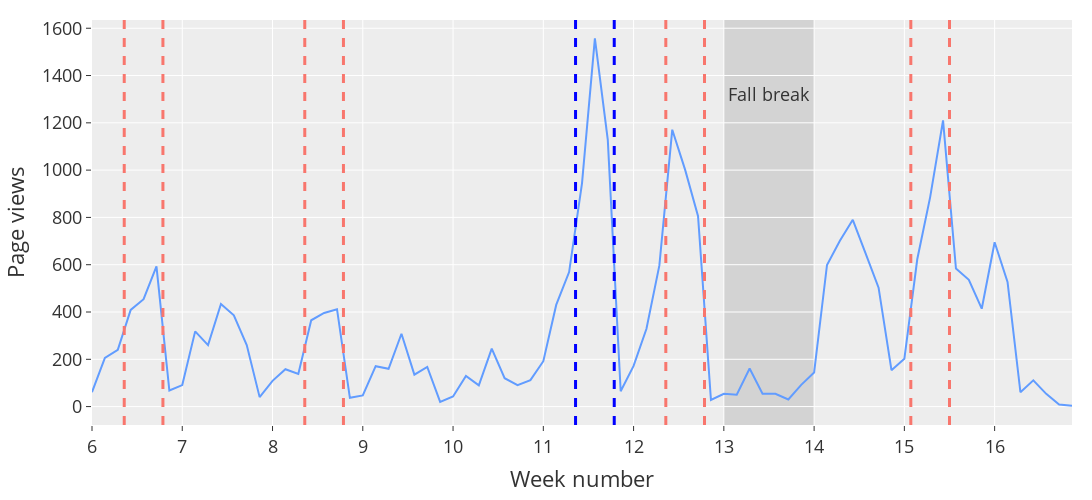
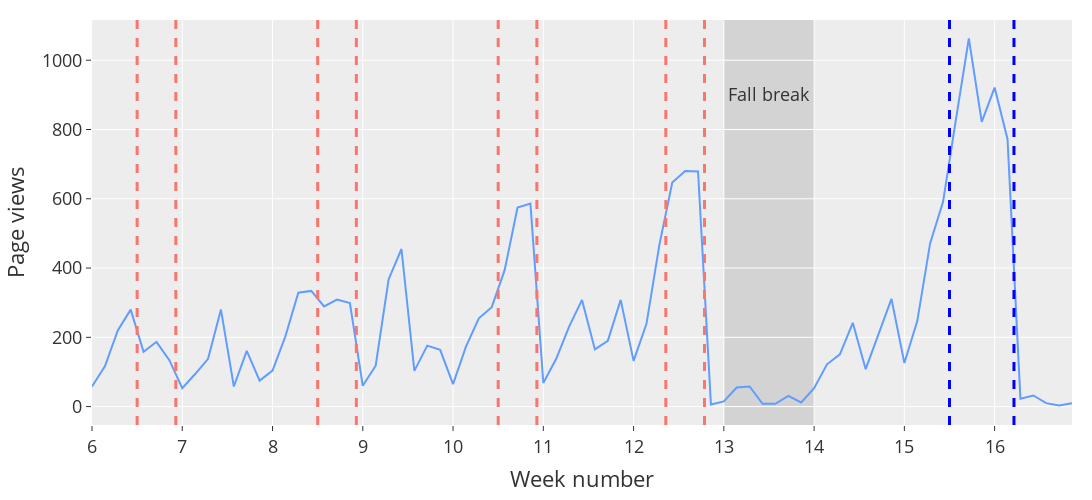
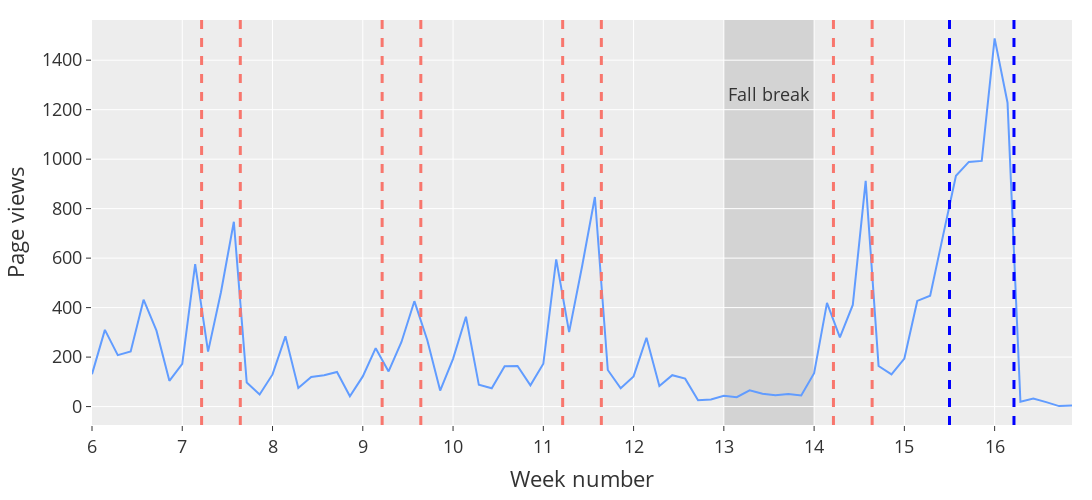

These figures' notebook cell, in order:
### Code cell
for class_ in ['sta', 'sol', 'dyn']:
    init = dt.datetime(year=2024, month=10, day=6)

    fig = px.line(class_data, x=class_data.index, y=class_,)
    fig.update_layout(
    shapes=[
    dict(
        type="rect",
        xref="x",
        yref="y",
        x0=init+dt.timedelta(weeks=7),
        y0="-1000",
        x1=init+dt.timedelta(weeks=8),
        y1="2000",
        fillcolor="#aaaaaa",
        opacity=0.4,
        line_width=0,
        layer="below"
    )
    ],
    font=dict(
        size=18,  # Set the font size here
    )
    )   

    fig.add_annotation(
        x=init+dt.timedelta(weeks=7, days=3.5), y=class_data[class_].max()*.85,
        text="Fall break",
        showarrow=False
    )

    for week in range(10):
        if class_ == "sol" and week in [0, 2, 4]:
            fig.add_vline(x=init+dt.timedelta(weeks=week, days=3.5), **style)
            fig.add_vline(x=init+dt.timedelta(weeks=week, days=6.5), **style)
        if (class_ == 'sol' or class_ =='sta') and week == 6:
            fig.add_vline(x=init+dt.timedelta(weeks=week, days=2.5), **style)
            fig.add_vline(x=init+dt.timedelta(weeks=week, days=5.5), **style)
        if (class_ == 'sol' or class_ =='dyn') and week == 9:
            fig.add_vline(x=init+dt.timedelta(weeks=week, days=3.5), **dict(line_width=3, line_dash="dash", line_color='blue', opacity=1))
            fig.add_vline(x=init+dt.timedelta(weeks=week, days=8.5), **dict(line_width=3, line_dash="dash", line_color='blue', opacity=1))
        if class_ =='sta' and week == 9:
            fig.add_vline(x=init+dt.timedelta(weeks=week, days=.5), **style)
            fig.add_vline(x=init+dt.timedelta(weeks=week, days=3.5), **style)
        if class_ == "sta" and week in [0, 2, 5]:
            if week ==5:
                fig.add_vline(x=init+dt.timedelta(weeks=week, days=2.5), **dict(line_width=3, line_dash="dash", line_color='blue', opacity=1))
                fig.add_vline(x=init+dt.timedelta(weeks=week, days=5.5), **dict(line_width=3, line_dash="dash", line_color='blue', opacity=1))
            else:
                fig.add_vline(x=init+dt.timedelta(weeks=week, days=2.5), **style)
                fig.add_vline(x=init+dt.timedelta(weeks=week, days=5.5), **style)
        if class_ == "dyn" and week in [1, 3, 5, 8]:
            fig.add_vline(x=init+dt.timedelta(weeks=week, days=1.5), **style)
            fig.add_vline(x=init+dt.timedelta(weeks=week, days=4.5), **style)
        
    fancy_name = "Dynamics" if class_ == 'dyn' else ('Solid Mechanics' if class_ == 'sol' else 'Statics')
    fig.update_traces(line_color=blue)
    
    tickvals = days[0]
    ticktext = [str(i+6) for i in range(len(tickvals))]

    fig.update_layout(
        xaxis=dict(title="Week number", tickvals=tickvals, ticktext=ticktext),
        yaxis=dict(title="Page views", range=[-class_data[class_].max()*.05, class_data[class_].max()*1.05]),
        height=500, 
        width=1200,
        margin=dict(l=40, r=20, t=20, b=40),
    )



    

    #fig.update_layout(xaxis_title=None)

    fig.write_image(f"./plots/{class_}_total.png", scale=3)
    fig.show()

### Figure 1 — Plotly figure (JSON) as saved in the notebook; plotly's stock layout.template omitted (floating-point values rounded to 4 significant figures)
{"data": [{"hovertemplate": "date=%{x}<br>sta=%{y}<extra></extra>", "legendgroup": "", "line": {"color": "#619cff", "dash": "solid"}, "marker": {"symbol": "circle"}, "mode": "lines", "name": "", "orientation": "v", "showlegend": false, "type": "scatter", "x": ["2024-10-06T00:00:00", "2024-10-07T00:00:00", "2024-10-08T00:00:00", "2024-10-09T00:00:00", "2024-10-10T00:00:00", "2024-10-11T00:00:00", "2024-10-12T00:00:00", "2024-10-13T00:00:00", "2024-10-14T00:00:00", "2024-10-15T00:00:00", "2024-10-16T00:00:00", "2024-10-17T00:00:00", "2024-10-18T00:00:00", "2024-10-19T00:00:00", "2024-10-20T00:00:00", "2024-10-21T00:00:00", "2024-10-22T00:00:00", "2024-10-23T00:00:00", "2024-10-24T00:00:00", "2024-10-25T00:00:00", "2024-10-26T00:00:00", "2024-10-27T00:00:00", "2024-10-28T00:00:00", "2024-10-29T00:00:00", "2024-10-30T00:00:00", "2024-10-31T00:00:00", "2024-11-01T00:00:00", "2024-11-02T00:00:00", "2024-11-03T00:00:00", "2024-11-04T00:00:00", "2024-11-05T00:00:00", "2024-11-06T00:00:00", "2024-11-07T00:00:00", "2024-11-08T00:00:00", "2024-11-09T00:00:00", "2024-11-10T00:00:00", "2024-11-11T00:00:00", "2024-11-12T00:00:00", "2024-11-13T00:00:00", "2024-11-14T00:00:00", "2024-11-15T00:00:00", "2024-11-16T00:00:00", "2024-11-17T00:00:00", "2024-11-18T00:00:00", "2024-11-19T00:00:00", "2024-11-20T00:00:00", "2024-11-21T00:00:00", "2024-11-22T00:00:00", "2024-11-23T00:00:00", "2024-11-24T00:00:00", "2024-11-25T00:00:00", "2024-11-26T00:00:00", "2024-11-27T00:00:00", "2024-11-28T00:00:00", "2024-11-29T00:00:00", "2024-11-30T00:00:00", "2024-12-01T00:00:00", "2024-12-02T00:00:00", "2024-12-03T00:00:00", "2024-12-04T00:00:00", "2024-12-05T00:00:00", "2024-12-06T00:00:00", "2024-12-07T00:00:00", "2024-12-08T00:00:00", "2024-12-09T00:00:00", "2024-12-10T00:00:00", "2024-12-11T00:00:00", "2024-12-12T00:00:00", "2024-12-13T00:00:00", "2024-12-14T00:00:00", "2024-12-15T00:00:00", "2024-12-16T00:00:00", "2024-12-17T00:00:00", "2024-12-18T00:00:00", "2024-12-19T00:00:00", "2024-12-20T00:00:00", "2024-12-21T00:00:00"], "xaxis": "x", "y": [61, 206, 240, 409, 454, 593, 68, 91, 318, 260, 434, 386, 260, 40, 109, 158, 138, 365, 396, 412, 37, 47, 171, 160, 308, 135, 168, 20, 43, 130, 90, 245, 120, 91, 112, 192, 430, 569, 944, 1557, 1128, 65, 172, 329, 597, 1171, 1001, 805, 28, 54, 50, 161, 54, 54, 30, 92, 144, 599, 701, 790, 647, 503, 154, 202, 623, 886, 1210, 584, 536, 414, 695, 527, 61, 111, 54, 9, 4], "yaxis": "y"}], "layout": {"annotations": [{"showarrow": false, "text": "Fall break", "x": "2024-11-27T12:00:00", "y": 1323.0}], "font": {"size": 18}, "height": 500, "legend": {"tracegroupgap": 0}, "margin": {"b": 40, "l": 40, "r": 20, "t": 20}, "shapes": [{"fillcolor": "#aaaaaa", "layer": "below", "line": {"width": 0}, "opacity": 0.4, "type": "rect", "x0": "2024-11-24T00:00:00", "x1": "2024-12-01T00:00:00", "xref": "x", "y0": "-1000", "y1": "2000", "yref": "y"}, {"line": {"color": "#f8766d", "dash": "dash", "width": 3}, "opacity": 1, "type": "line", "x0": "2024-10-08T12:00:00", "x1": "2024-10-08T12:00:00", "xref": "x", "y0": 0, "y1": 1, "yref": "y domain"}, {"line": {"color": "#f8766d", "dash": "dash", "width": 3}, "opacity": 1, "type": "line", "x0": "2024-10-11T12:00:00", "x1": "2024-10-11T12:00:00", "xref": "x", "y0": 0, "y1": 1, "yref": "y domain"}, {"line": {"color": "#f8766d", "dash": "dash", "width": 3}, "opacity": 1, "type": "line", "x0": "2024-10-22T12:00:00", "x1": "2024-10-22T12:00:00", "xref": "x", "y0": 0, "y1": 1, "yref": "y domain"}, {"line": {"color": "#f8766d", "dash": "dash", "width": 3}, "opacity": 1, "type": "line", "x0": "2024-10-25T12:00:00", "x1": "2024-10-25T12:00:00", "xref": "x", "y0": 0, "y1": 1, "yref": "y domain"}, {"line": {"color": "blue", "dash": "dash", "width": 3}, "opacity": 1, "type": "line", "x0": "2024-11-12T12:00:00", "x1": "2024-11-12T12:00:00", "xref": "x", "y0": 0, "y1": 1, "yref": "y domain"}, {"line": {"color": "blue", "dash": "dash", "width": 3}, "opacity": 1, "type": "line", "x0": "2024-11-15T12:00:00", "x1": "2024-11-15T12:00:00", "xref": "x", "y0": 0, "y1": 1, "yref": "y domain"}, {"line": {"color": "#f8766d", "dash": "dash", "width": 3}, "opacity": 1, "type": "line", "x0": "2024-11-19T12:00:00", "x1": "2024-11-19T12:00:00", "xref": "x", "y0": 0, "y1": 1, "yref": "y domain"}, {"line": {"color": "#f8766d", "dash": "dash", "width": 3}, "opacity": 1, "type": "line", "x0": "2024-11-22T12:00:00", "x1": "2024-11-22T12:00:00", "xref": "x", "y0": 0, "y1": 1, "yref": "y domain"}, {"line": {"color": "#f8766d", "dash": "dash", "width": 3}, "opacity": 1, "type": "line", "x0": "2024-12-08T12:00:00", "x1": "2024-12-08T12:00:00", "xref": "x", "y0": 0, "y1": 1, "yref": "y domain"}, {"line": {"color": "#f8766d", "dash": "dash", "width": 3}, "opacity": 1, "type": "line", "x0": "2024-12-11T12:00:00", "x1": "2024-12-11T12:00:00", "xref": "x", "y0": 0, "y1": 1, "yref": "y domain"}], "width": 1200, "xaxis": {"anchor": "y", "domain": [0, 1], "ticktext": ["6", "7", "8", "9", "10", "11", "12", "13", "14", "15", "16"], "tickvals": ["2024-10-06T00:00:00", "2024-10-13T00:00:00", "2024-10-20T00:00:00", "2024-10-27T00:00:00", "2024-11-03T00:00:00", "2024-11-10T00:00:00", "2024-11-17T00:00:00", "2024-11-24T00:00:00", "2024-12-01T00:00:00", "2024-12-08T00:00:00", "2024-12-15T00:00:00"], "title": {"text": "Week number"}}, "yaxis": {"anchor": "x", "domain": [0, 1], "range": [-77.85, 1635.0], "title": {"text": "Page views"}}}}

### Figure 2 — Plotly figure (JSON) as saved in the notebook; plotly's stock layout.template omitted (floating-point values rounded to 4 significant figures)
{"data": [{"hovertemplate": "date=%{x}<br>sol=%{y}<extra></extra>", "legendgroup": "", "line": {"color": "#619cff", "dash": "solid"}, "marker": {"symbol": "circle"}, "mode": "lines", "name": "", "orientation": "v", "showlegend": false, "type": "scatter", "x": ["2024-10-06T00:00:00", "2024-10-07T00:00:00", "2024-10-08T00:00:00", "2024-10-09T00:00:00", "2024-10-10T00:00:00", "2024-10-11T00:00:00", "2024-10-12T00:00:00", "2024-10-13T00:00:00", "2024-10-14T00:00:00", "2024-10-15T00:00:00", "2024-10-16T00:00:00", "2024-10-17T00:00:00", "2024-10-18T00:00:00", "2024-10-19T00:00:00", "2024-10-20T00:00:00", "2024-10-21T00:00:00", "2024-10-22T00:00:00", "2024-10-23T00:00:00", "2024-10-24T00:00:00", "2024-10-25T00:00:00", "2024-10-26T00:00:00", "2024-10-27T00:00:00", "2024-10-28T00:00:00", "2024-10-29T00:00:00", "2024-10-30T00:00:00", "2024-10-31T00:00:00", "2024-11-01T00:00:00", "2024-11-02T00:00:00", "2024-11-03T00:00:00", "2024-11-04T00:00:00", "2024-11-05T00:00:00", "2024-11-06T00:00:00", "2024-11-07T00:00:00", "2024-11-08T00:00:00", "2024-11-09T00:00:00", "2024-11-10T00:00:00", "2024-11-11T00:00:00", "2024-11-12T00:00:00", "2024-11-13T00:00:00", "2024-11-14T00:00:00", "2024-11-15T00:00:00", "2024-11-16T00:00:00", "2024-11-17T00:00:00", "2024-11-18T00:00:00", "2024-11-19T00:00:00", "2024-11-20T00:00:00", "2024-11-21T00:00:00", "2024-11-22T00:00:00", "2024-11-23T00:00:00", "2024-11-24T00:00:00", "2024-11-25T00:00:00", "2024-11-26T00:00:00", "2024-11-27T00:00:00", "2024-11-28T00:00:00", "2024-11-29T00:00:00", "2024-11-30T00:00:00", "2024-12-01T00:00:00", "2024-12-02T00:00:00", "2024-12-03T00:00:00", "2024-12-04T00:00:00", "2024-12-05T00:00:00", "2024-12-06T00:00:00", "2024-12-07T00:00:00", "2024-12-08T00:00:00", "2024-12-09T00:00:00", "2024-12-10T00:00:00", "2024-12-11T00:00:00", "2024-12-12T00:00:00", "2024-12-13T00:00:00", "2024-12-14T00:00:00", "2024-12-15T00:00:00", "2024-12-16T00:00:00", "2024-12-17T00:00:00", "2024-12-18T00:00:00", "2024-12-19T00:00:00", "2024-12-20T00:00:00", "2024-12-21T00:00:00"], "xaxis": "x", "y": [58, 116, 220, 280, 158, 187, 134, 53, 94, 138, 280, 58, 161, 75, 104, 203, 329, 334, 289, 309, 299, 60, 118, 367, 455, 103, 176, 164, 65, 173, 255, 287, 394, 575, 586, 68, 138, 231, 308, 165, 190, 308, 132, 239, 467, 647, 680, 679, 6, 15, 55, 58, 8, 8, 31, 12, 53, 122, 151, 242, 108, 209, 311, 126, 247, 472, 591, 829, 1063, 822, 921, 772, 23, 32, 10, 3, 10], "yaxis": "y"}], "layout": {"annotations": [{"showarrow": false, "text": "Fall break", "x": "2024-11-27T12:00:00", "y": 903.5}], "font": {"size": 18}, "height": 500, "legend": {"tracegroupgap": 0}, "margin": {"b": 40, "l": 40, "r": 20, "t": 20}, "shapes": [{"fillcolor": "#aaaaaa", "layer": "below", "line": {"width": 0}, "opacity": 0.4, "type": "rect", "x0": "2024-11-24T00:00:00", "x1": "2024-12-01T00:00:00", "xref": "x", "y0": "-1000", "y1": "2000", "yref": "y"}, {"line": {"color": "#f8766d", "dash": "dash", "width": 3}, "opacity": 1, "type": "line", "x0": "2024-10-09T12:00:00", "x1": "2024-10-09T12:00:00", "xref": "x", "y0": 0, "y1": 1, "yref": "y domain"}, {"line": {"color": "#f8766d", "dash": "dash", "width": 3}, "opacity": 1, "type": "line", "x0": "2024-10-12T12:00:00", "x1": "2024-10-12T12:00:00", "xref": "x", "y0": 0, "y1": 1, "yref": "y domain"}, {"line": {"color": "#f8766d", "dash": "dash", "width": 3}, "opacity": 1, "type": "line", "x0": "2024-10-23T12:00:00", "x1": "2024-10-23T12:00:00", "xref": "x", "y0": 0, "y1": 1, "yref": "y domain"}, {"line": {"color": "#f8766d", "dash": "dash", "width": 3}, "opacity": 1, "type": "line", "x0": "2024-10-26T12:00:00", "x1": "2024-10-26T12:00:00", "xref": "x", "y0": 0, "y1": 1, "yref": "y domain"}, {"line": {"color": "#f8766d", "dash": "dash", "width": 3}, "opacity": 1, "type": "line", "x0": "2024-11-06T12:00:00", "x1": "2024-11-06T12:00:00", "xref": "x", "y0": 0, "y1": 1, "yref": "y domain"}, {"line": {"color": "#f8766d", "dash": "dash", "width": 3}, "opacity": 1, "type": "line", "x0": "2024-11-09T12:00:00", "x1": "2024-11-09T12:00:00", "xref": "x", "y0": 0, "y1": 1, "yref": "y domain"}, {"line": {"color": "#f8766d", "dash": "dash", "width": 3}, "opacity": 1, "type": "line", "x0": "2024-11-19T12:00:00", "x1": "2024-11-19T12:00:00", "xref": "x", "y0": 0, "y1": 1, "yref": "y domain"}, {"line": {"color": "#f8766d", "dash": "dash", "width": 3}, "opacity": 1, "type": "line", "x0": "2024-11-22T12:00:00", "x1": "2024-11-22T12:00:00", "xref": "x", "y0": 0, "y1": 1, "yref": "y domain"}, {"line": {"color": "blue", "dash": "dash", "width": 3}, "opacity": 1, "type": "line", "x0": "2024-12-11T12:00:00", "x1": "2024-12-11T12:00:00", "xref": "x", "y0": 0, "y1": 1, "yref": "y domain"}, {"line": {"color": "blue", "dash": "dash", "width": 3}, "opacity": 1, "type": "line", "x0": "2024-12-16T12:00:00", "x1": "2024-12-16T12:00:00", "xref": "x", "y0": 0, "y1": 1, "yref": "y domain"}], "width": 1200, "xaxis": {"anchor": "y", "domain": [0, 1], "ticktext": ["6", "7", "8", "9", "10", "11", "12", "13", "14", "15", "16"], "tickvals": ["2024-10-06T00:00:00", "2024-10-13T00:00:00", "2024-10-20T00:00:00", "2024-10-27T00:00:00", "2024-11-03T00:00:00", "2024-11-10T00:00:00", "2024-11-17T00:00:00", "2024-11-24T00:00:00", "2024-12-01T00:00:00", "2024-12-08T00:00:00", "2024-12-15T00:00:00"], "title": {"text": "Week number"}}, "yaxis": {"anchor": "x", "domain": [0, 1], "range": [-53.15, 1116.0], "title": {"text": "Page views"}}}}

### Figure 3 — Plotly figure (JSON) as saved in the notebook; plotly's stock layout.template omitted (floating-point values rounded to 4 significant figures)
{"data": [{"hovertemplate": "date=%{x}<br>dyn=%{y}<extra></extra>", "legendgroup": "", "line": {"color": "#619cff", "dash": "solid"}, "marker": {"symbol": "circle"}, "mode": "lines", "name": "", "orientation": "v", "showlegend": false, "type": "scatter", "x": ["2024-10-06T00:00:00", "2024-10-07T00:00:00", "2024-10-08T00:00:00", "2024-10-09T00:00:00", "2024-10-10T00:00:00", "2024-10-11T00:00:00", "2024-10-12T00:00:00", "2024-10-13T00:00:00", "2024-10-14T00:00:00", "2024-10-15T00:00:00", "2024-10-16T00:00:00", "2024-10-17T00:00:00", "2024-10-18T00:00:00", "2024-10-19T00:00:00", "2024-10-20T00:00:00", "2024-10-21T00:00:00", "2024-10-22T00:00:00", "2024-10-23T00:00:00", "2024-10-24T00:00:00", "2024-10-25T00:00:00", "2024-10-26T00:00:00", "2024-10-27T00:00:00", "2024-10-28T00:00:00", "2024-10-29T00:00:00", "2024-10-30T00:00:00", "2024-10-31T00:00:00", "2024-11-01T00:00:00", "2024-11-02T00:00:00", "2024-11-03T00:00:00", "2024-11-04T00:00:00", "2024-11-05T00:00:00", "2024-11-06T00:00:00", "2024-11-07T00:00:00", "2024-11-08T00:00:00", "2024-11-09T00:00:00", "2024-11-10T00:00:00", "2024-11-11T00:00:00", "2024-11-12T00:00:00", "2024-11-13T00:00:00", "2024-11-14T00:00:00", "2024-11-15T00:00:00", "2024-11-16T00:00:00", "2024-11-17T00:00:00", "2024-11-18T00:00:00", "2024-11-19T00:00:00", "2024-11-20T00:00:00", "2024-11-21T00:00:00", "2024-11-22T00:00:00", "2024-11-23T00:00:00", "2024-11-24T00:00:00", "2024-11-25T00:00:00", "2024-11-26T00:00:00", "2024-11-27T00:00:00", "2024-11-28T00:00:00", "2024-11-29T00:00:00", "2024-11-30T00:00:00", "2024-12-01T00:00:00", "2024-12-02T00:00:00", "2024-12-03T00:00:00", "2024-12-04T00:00:00", "2024-12-05T00:00:00", "2024-12-06T00:00:00", "2024-12-07T00:00:00", "2024-12-08T00:00:00", "2024-12-09T00:00:00", "2024-12-10T00:00:00", "2024-12-11T00:00:00", "2024-12-12T00:00:00", "2024-12-13T00:00:00", "2024-12-14T00:00:00", "2024-12-15T00:00:00", "2024-12-16T00:00:00", "2024-12-17T00:00:00", "2024-12-18T00:00:00", "2024-12-19T00:00:00", "2024-12-20T00:00:00", "2024-12-21T00:00:00"], "xaxis": "x", "y": [131, 310, 208, 223, 432, 307, 104, 173, 576, 222, 462, 747, 97, 49, 130, 284, 75, 120, 127, 140, 42, 122, 236, 142, 261, 426, 269, 65, 193, 363, 88, 74, 163, 164, 86, 173, 595, 301, 565, 847, 148, 74, 122, 278, 83, 127, 113, 26, 29, 44, 38, 66, 52, 46, 51, 45, 135, 419, 280, 411, 912, 164, 130, 194, 427, 448, 691, 933, 989, 993, 1488, 1228, 20, 33, 18, 2, 4], "yaxis": "y"}], "layout": {"annotations": [{"showarrow": false, "text": "Fall break", "x": "2024-11-27T12:00:00", "y": 1265.0}], "font": {"size": 18}, "height": 500, "legend": {"tracegroupgap": 0}, "margin": {"b": 40, "l": 40, "r": 20, "t": 20}, "shapes": [{"fillcolor": "#aaaaaa", "layer": "below", "line": {"width": 0}, "opacity": 0.4, "type": "rect", "x0": "2024-11-24T00:00:00", "x1": "2024-12-01T00:00:00", "xref": "x", "y0": "-1000", "y1": "2000", "yref": "y"}, {"line": {"color": "#f8766d", "dash": "dash", "width": 3}, "opacity": 1, "type": "line", "x0": "2024-10-14T12:00:00", "x1": "2024-10-14T12:00:00", "xref": "x", "y0": 0, "y1": 1, "yref": "y domain"}, {"line": {"color": "#f8766d", "dash": "dash", "width": 3}, "opacity": 1, "type": "line", "x0": "2024-10-17T12:00:00", "x1": "2024-10-17T12:00:00", "xref": "x", "y0": 0, "y1": 1, "yref": "y domain"}, {"line": {"color": "#f8766d", "dash": "dash", "width": 3}, "opacity": 1, "type": "line", "x0": "2024-10-28T12:00:00", "x1": "2024-10-28T12:00:00", "xref": "x", "y0": 0, "y1": 1, "yref": "y domain"}, {"line": {"color": "#f8766d", "dash": "dash", "width": 3}, "opacity": 1, "type": "line", "x0": "2024-10-31T12:00:00", "x1": "2024-10-31T12:00:00", "xref": "x", "y0": 0, "y1": 1, "yref": "y domain"}, {"line": {"color": "#f8766d", "dash": "dash", "width": 3}, "opacity": 1, "type": "line", "x0": "2024-11-11T12:00:00", "x1": "2024-11-11T12:00:00", "xref": "x", "y0": 0, "y1": 1, "yref": "y domain"}, {"line": {"color": "#f8766d", "dash": "dash", "width": 3}, "opacity": 1, "type": "line", "x0": "2024-11-14T12:00:00", "x1": "2024-11-14T12:00:00", "xref": "x", "y0": 0, "y1": 1, "yref": "y domain"}, {"line": {"color": "#f8766d", "dash": "dash", "width": 3}, "opacity": 1, "type": "line", "x0": "2024-12-02T12:00:00", "x1": "2024-12-02T12:00:00", "xref": "x", "y0": 0, "y1": 1, "yref": "y domain"}, {"line": {"color": "#f8766d", "dash": "dash", "width": 3}, "opacity": 1, "type": "line", "x0": "2024-12-05T12:00:00", "x1": "2024-12-05T12:00:00", "xref": "x", "y0": 0, "y1": 1, "yref": "y domain"}, {"line": {"color": "blue", "dash": "dash", "width": 3}, "opacity": 1, "type": "line", "x0": "2024-12-11T12:00:00", "x1": "2024-12-11T12:00:00", "xref": "x", "y0": 0, "y1": 1, "yref": "y domain"}, {"line": {"color": "blue", "dash": "dash", "width": 3}, "opacity": 1, "type": "line", "x0": "2024-12-16T12:00:00", "x1": "2024-12-16T12:00:00", "xref": "x", "y0": 0, "y1": 1, "yref": "y domain"}], "width": 1200, "xaxis": {"anchor": "y", "domain": [0, 1], "ticktext": ["6", "7", "8", "9", "10", "11", "12", "13", "14", "15", "16"], "tickvals": ["2024-10-06T00:00:00", "2024-10-13T00:00:00", "2024-10-20T00:00:00", "2024-10-27T00:00:00", "2024-11-03T00:00:00", "2024-11-10T00:00:00", "2024-11-17T00:00:00", "2024-11-24T00:00:00", "2024-12-01T00:00:00", "2024-12-08T00:00:00", "2024-12-15T00:00:00"], "title": {"text": "Week number"}}, "yaxis": {"anchor": "x", "domain": [0, 1], "range": [-74.4, 1562.0], "title": {"text": "Page views"}}}}
